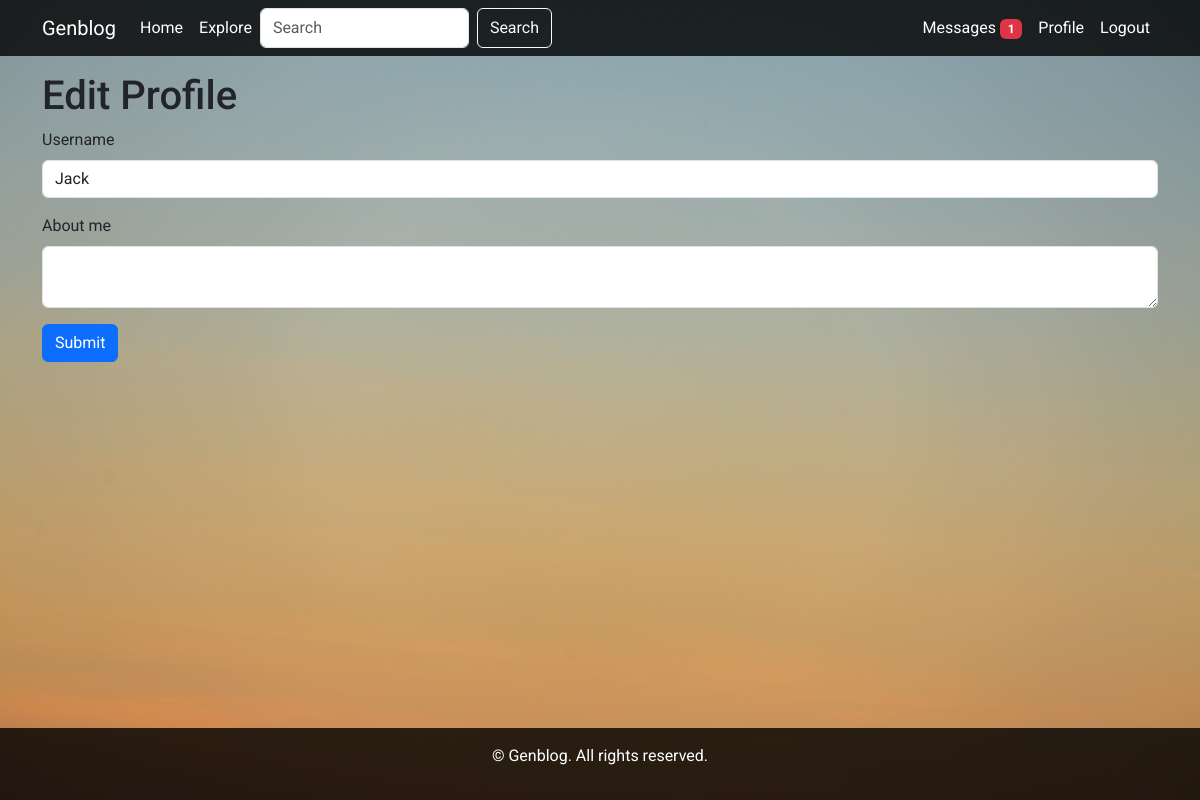
/edit_profile (signed in), run on an earlier commit of the app's database.
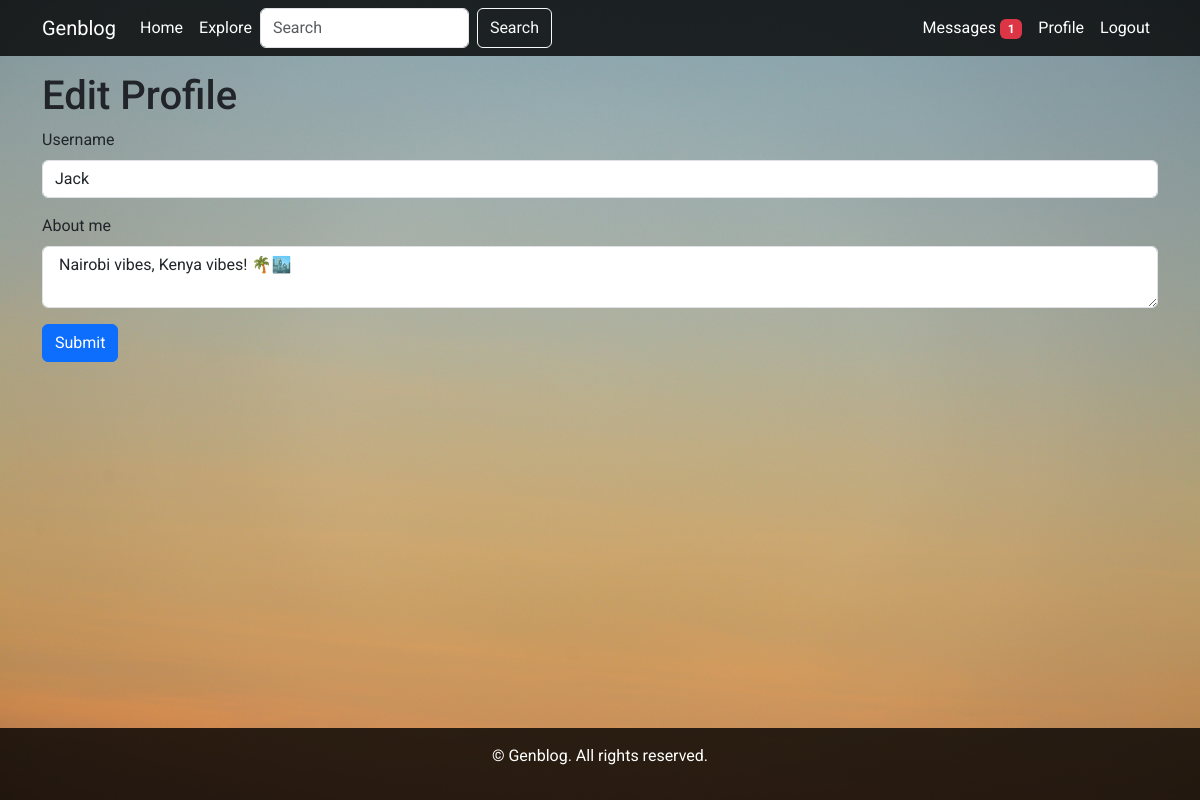
And on a later commit of the database.
### app/models.py (models this page shows, shortened)
class User(UserMixin, db.Model):
    id: so.Mapped[int] = so.mapped_column(primary_key=True)
    username: so.Mapped[str] = so.mapped_column(sa.String(64), index=True,
                                                unique=True)
    email: so.Mapped[str] = so.mapped_column(sa.String(120), index=True,
                                             unique=True)
    password_hash: so.Mapped[Optional[str]] = so.mapped_column(sa.String(256))
    about_me: so.Mapped[Optional[str]] = so.mapped_column(sa.String(140))
    last_seen: so.Mapped[Optional[datetime]] = so.mapped_column(
        default=lambda: datetime.now(timezone.utc))
    last_message_read_time: so.Mapped[Optional[datetime]]
    posts: so.WriteOnlyMapped['Post'] = so.relationship(
        back_populates='author')
    following: so.WriteOnlyMapped['User'] = so.relationship(
        secondary=followers, primaryjoin=(followers.c.follower_id == id),
        secondaryjoin=(followers.c.followed_id == id),
        back_populates='followers')
    followers: so.WriteOnlyMapped['User'] = so.relationship(
        secondary=followers, primaryjoin=(followers.c.followed_id == id),
        secondaryjoin=(followers.c.follower_id == id),
        back_populates='following')
    messages_sent: so.WriteOnlyMapped['Message'] = so.relationship(
        foreign_keys='Message.sender_id', back_populates='author')
    messages_received: so.WriteOnlyMapped['Message'] = so.relationship(
        foreign_keys='Message.recipient_id', back_populates='recipient')
    notifications: so.WriteOnlyMapped['Notification'] = so.relationship(
        back_populates='user')
    tasks: so.WriteOnlyMapped['Task'] = so.relationship(back_populates='user')
    def unread_message_count(self):
        last_read_time = self.last_message_read_time or datetime(1900, 1, 1)
        query = sa.select(Message).where(Message.recipient == self,
                                         Message.timestamp > last_read_time)
        return db.session.scalar(sa.select(sa.func.count()).select_from(
            query.subquery()))
    def get_tasks_in_progress(self):
        query = self.tasks.select().where(Task.complete == False)
        return db.session.scalars(query)

### app/main/routes.py (the view)
@bp.route('/edit_profile', methods=['GET', 'POST'])
@login_required
def edit_profile():
    form = EditProfileForm(current_user.username)
    if form.validate_on_submit():
        current_user.username = form.username.data
        current_user.about_me = form.about_me.data
        db.session.commit()
        flash(_('Your changes have been saved.'))
        return redirect(url_for('main.edit_profile'))
    elif request.method == 'GET':
        form.username.data = current_user.username
        form.about_me.data = current_user.about_me
    return render_template('edit_profile.html', title=_('Edit Profile'),
                           form=form)

### app/main/forms.py (shortened to what this page needs)
class SearchForm(FlaskForm):
    q = StringField(_l('Search'), validators=[DataRequired()])
    def __init__(self, *args, **kwargs):
        if 'formdata' not in kwargs:
            kwargs['formdata'] = request.args
        if 'meta' not in kwargs:
            kwargs['meta'] = {'csrf': False}
        super(SearchForm, self).__init__(*args, **kwargs)

class EditProfileForm(FlaskForm):
    username = StringField(_l('Username'), validators=[DataRequired()])
    about_me = TextAreaField(_l('About me'),
                             validators=[Length(min=0, max=140)])
    submit = SubmitField(_l('Submit'))
    def __init__(self, original_username, *args, **kwargs):
        super().__init__(*args, **kwargs)
        self.original_username = original_username

### app/__init__.py (called while the page is built)
def get_locale():
    return request.accept_languages.best_match(current_app.config['LANGUAGES'])

### app/main/routes.py (called while the page is built)
@bp.before_app_request
def before_request():
    if current_user.is_authenticated:
        current_user.last_seen = datetime.now(timezone.utc)
        db.session.commit()
        g.search_form = SearchForm()
    g.locale = str(get_locale())

### app/models.py (called while the page is built)
@login.user_loader
def load_user(id):
    return db.session.get(User, int(id))

### app/templates/edit_profile.html
{% extends "base.html" %}
{% import "bootstrap_wtf.html" as wtf %}
{% block content %}
<h1>{{ _('Edit Profile') }}</h1>
    {{ wtf.quick_form(form) }}
{% endblock %}

### app/templates/bootstrap_wtf.html (shortened to what this page needs)
{% macro form_field(field, autofocus) %}
  {%- if field.type == 'BooleanField' %}
  <div class="form-check mb-3">
    {{ field(class='form-check-input') }}
    {{ field.label(class='form-check-label') }}
  </div>
  {%- elif field.type == 'SelectField' %}
    {{ field.label(class='form-label') }}
    {{ field(class='form-select mb-3') }}
  {%- elif field.type == 'TextAreaField' %}
  <div class="mb-3">
    {{ field.label(class='form-label') }}
    {% if autofocus %}
      {{ field(class='form-control' + (' is-invalid' if field.errors else ''), autofocus=True) }}
    {% else %}
      {{ field(class='form-control' + (' is-invalid' if field.errors else '')) }}
    {% endif %}
  </div>
  {%- elif field.type == 'SubmitField' %}
  {{ field(class='btn btn-primary mb-3') }}
  {%- else %}
  <div class="mb-3">
    {{ field.label(class='form-label') }}
    {% if autofocus %}
      {{ field(class='form-control' + (' is-invalid' if field.errors else ''), autofocus=True) }}
    {% else %}
      {{ field(class='form-control' + (' is-invalid' if field.errors else '')) }}
    {% endif %}
  </div>
  {%- endif %}
{% endmacro %}
{% macro quick_form(form, action="", method="post", id="", novalidate=False) %}
<form
  {%- if action != None %} action="{{ action }}"{% endif -%}
  {%- if method %} method="{{ method }}"{% endif %}
  {%- if novalidate %} novalidate{% endif -%}>
  {% set ns = namespace(first_field=true) %}
  {%- for field in form %}
    {% if field.widget.input_type != 'hidden' -%}
      {{ form_field(field, ns.first_field) }}
      {% set ns.first_field = false %}
    {%- endif %}
  {%- endfor %}
</form>
{% endmacro %}

What changed in the data, as far as the page shows it:
changed User "Jack": about_me (not shown) → "Nairobi vibes, Kenya vibes! 🌴🏙️"
